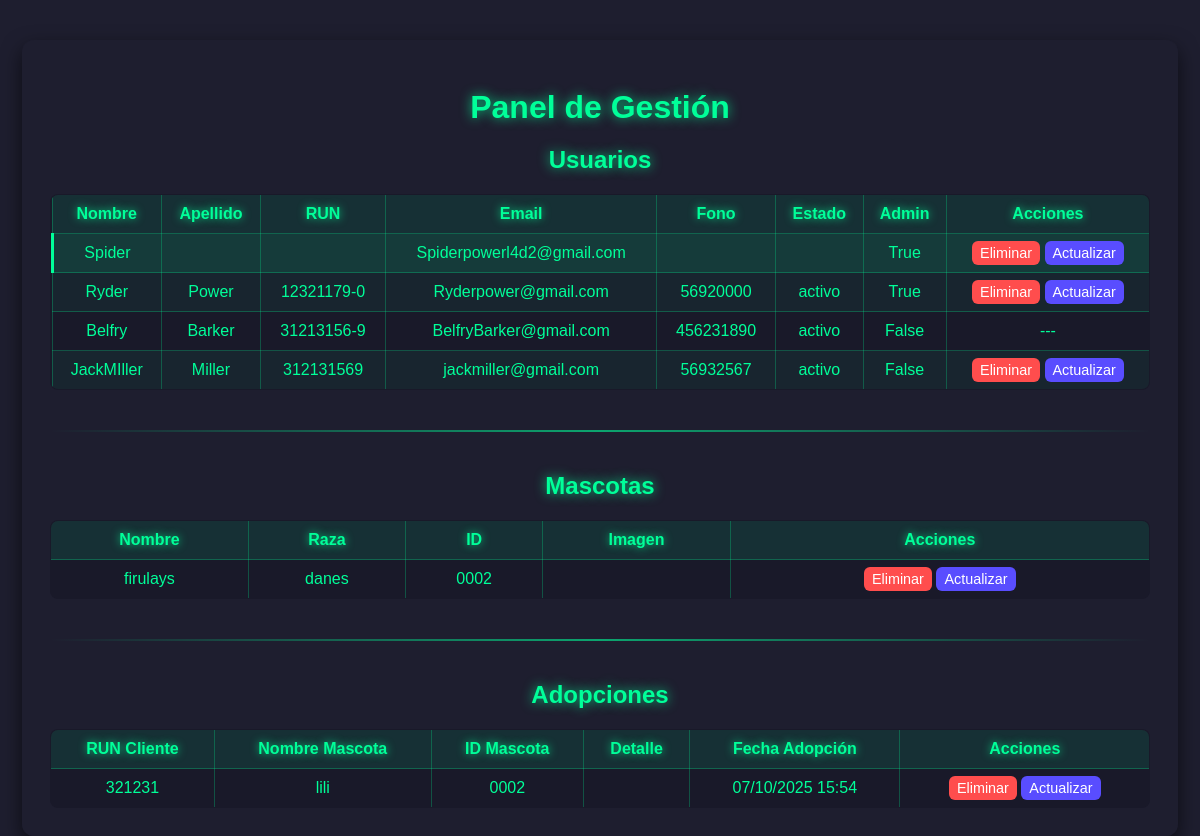
/listas/ (signed in), run on the app's committed database.
### PDCApp1/models.py (models this page shows, shortened)
class Profile(models.Model):
    ESTADO_CHOICES = [
        ('activo', 'Activo'),
        ('inactivo', 'Inactivo')
    ]
    user = models.OneToOneField(User, on_delete=models.CASCADE)
    run = models.CharField(max_length=12, unique=True, default="")  # NUEVO CAMPO
    apellido = models.CharField(max_length=50, default="")  # NUEVO CAMPO
    fono = models.CharField(max_length=20, blank=True, null=True)
    estado = models.CharField(max_length=10, choices=ESTADO_CHOICES, blank=True, null=True)

class Mascota(models.Model):
    nombre = models.CharField(max_length=100)
    raza = models.CharField(max_length=100)
    identificacion = models.CharField(max_length=50, unique=True, default="0000")
    imagen = models.ImageField(upload_to='images/', blank=True, null=True)

class Adopcion(models.Model):
    run_cliente = models.CharField(max_length=20)
    nombre_mascota = models.CharField(max_length=100)
    id_mascota = models.CharField(max_length=50)
    detalle = models.TextField(default="Sin detalle")
    fecha_adopcion = models.DateTimeField(default=timezone.now)

### PDCApp1/views.py (the view)
# urls.py: path("listas/", views.listas, name="listas"),
@login_required
def listas(request):
    users = User.objects.all()
    profiles = Profile.objects.all()
    user_profiles = []
    profiles_dict = {p.user.id: p for p in profiles}
    for user in users:
        profile = profiles_dict.get(user.id)
        user_profiles.append((user, profile))
    mascotas = Mascota.objects.all()
    adopciones = Adopcion.objects.all().order_by('-fecha_adopcion')  # <-- añadimos adopciones
    return render(request, 'mascotas/listas.html', {
        'user_profiles': user_profiles,
        'mascotas': mascotas,
        'adopciones': adopciones  # <-- pasamos al template
    })

### templates/mascotas/listas.html (shortened to what this page needs)
{% load static %}
<!DOCTYPE html>
<html lang="es">
<head>
  <link rel="stylesheet" href="{% static 'CSS/styles.css' %}">
</head>
<body>
<div class="main-card">
  <h1>Panel de Gestión</h1>
  <h2>Usuarios</h2>
  <div class="table-responsive">
    <table class="table">
      <thead>
        <tr>
          <th>Nombre</th>
          <th>Apellido</th>
          <th>RUN</th>
          <th>Email</th>
          <th>Fono</th>
          <th>Estado</th>
          <th>Admin</th>
          <th>Acciones</th>
        </tr>
      </thead>
      <tbody>
        {% for user, profile in user_profiles %}
        <tr {% if not user.username or not user.email or not profile or not profile.fono or not profile.estado %} class="incomplete" {% endif %}>
          <td>{{ user.username|default_if_none:"" }}</td>
          <td>{{ profile.apellido|default_if_none:"" }}</td>
          <td>{{ profile.run|default_if_none:"" }}</td>
          <td>{{ user.email|default_if_none:"" }}</td>
          <td>{{ profile.fono|default_if_none:"" }}</td>
          <td>{{ profile.estado|default_if_none:"" }}</td>
          <td>{{ user.is_staff }}</td>
          <td>
            {% if request.user.id != user.id %}
              <a href="{% url 'eliminar_usuario' user.id %}" class="btn-eliminar" onclick="return confirm('¿Eliminar este usuario?');">Eliminar</a>
              <a href="{% url 'actualizar_usuario' user.id %}" class="btn-actualizar">Actualizar</a>
            {% else %}
              ---
            {% endif %}
          </td>
        </tr>
        {% endfor %}
      </tbody>
    </table>
  </div>
  <hr>
  <h2>Mascotas</h2>
  <div class="table-responsive">
    <table class="table">
      <thead>
        <tr>
          <th>Nombre</th>
          <th>Raza</th>
          <th>ID</th>
          <th>Imagen</th>
          <th>Acciones</th>
        </tr>
      </thead>
      <tbody>
        {% for mascota in mascotas %}
        <tr>
          <td>{{ mascota.nombre|default_if_none:"" }}</td>
          <td>{{ mascota.raza|default_if_none:"" }}</td>
          <td>{{ mascota.identificacion|default_if_none:"" }}</td>
          <td>{{ mascota.imagen.name|default_if_none:"(sin imagen)" }}</td>
          <td>
            <a href="{% url 'eliminar_mascota' mascota.id %}" class="btn-eliminar" onclick="return confirm('¿Eliminar esta mascota?');">Eliminar</a>
            <a href="{% url 'actualizar_mascota' mascota.id %}" class="btn-actualizar">Actualizar</a>
          </td>
        </tr>
        {% endfor %}
      </tbody>
    </table>
  </div>
  <hr>
  <h2>Adopciones</h2>
  <div class="table-responsive">
    <table class="table table-bordered table-striped text-light">
      <thead>
        <tr>
          <th>RUN Cliente</th>
          <th>Nombre Mascota</th>
          <th>ID Mascota</th>
          <th>Detalle</th>
          <th>Fecha Adopción</th>
          <th>Acciones</th>
        </tr>
      </thead>
      <tbody>
        {% for adopcion in adopciones %}
        <tr>
          <td>{{ adopcion.run_cliente }}</td>
          <td>{{ adopcion.nombre_mascota }}</td>
          <td>{{ adopcion.id_mascota }}</td>
          <td>{{ adopcion.detalle }}</td>
          <td>{{ adopcion.fecha_adopcion|date:"d/m/Y H:i" }}</td>
          <td class="text-center">
              <a href="{% url 'eliminar_adopcion' adopcion.id %}" class="btn-eliminar" onclick="return confirm('¿Estás seguro de eliminar esta adopción?');">Eliminar</a>
              <a href="{% url 'actualizar_adopcion' adopcion.id %}" class="btn-actualizar">Actualizar</a>
          </td>
        </tr>
        {% empty %}
        <tr>
          <td colspan="6">No hay adopciones registradas.</td>
        </tr>
        {% endfor %}
      </tbody>
    </table>
  </div>
</body>
</html>

### static/CSS/styles.css (style rules this page uses)
:root { --futuristic-bg: #1e1e2f; --futuristic-text: #00ff99; --futuristic-dark: #2a2a40; --futuristic-shadow: rgba(0,255,153,0.8); --futuristic-font: 'Orbitron', sans-serif; --classic-bg: #fff; --classic-text: #333; --classic-primary: #007bff; --classic-font: Arial, sans-serif; }
html, body { height: 100%; margin: 0; padding: 0; font-family: var(--futuristic-font); background-color: var(--futuristic-bg); color: var(--futuristic-text); }
.main-card { max-width: 1100px; margin: 40px auto 60px; padding: 28px; background: rgba(30,30,47,0.98); border-radius: 12px; box-shadow: 0 8px 20px rgba(0,0,0,0.6); text-align: center; color: var(--futuristic-text); }
.main-card h1, .main-card h2 { margin-bottom: 20px; color: var(--futuristic-text); text-shadow: 0 0 12px var(--futuristic-shadow); }
.incomplete { background-color: rgba(0, 255, 153, 0.15); border-left: 4px solid var(--futuristic-text); }
.btn-eliminar { background-color: #ff4d4d; color: white; border-radius: 6px; padding: 4px 8px; font-size: 0.9rem; }
.btn-actualizar { background-color: #594dff; color: white; border-radius: 6px; padding: 4px 8px; font-size: 0.9rem; }
.table { width: 100%; border-collapse: collapse; margin-top: 20px; background: rgba(25, 25, 40, 0.9); border: 1px solid rgba(0, 255, 153, 0.4); border-radius: 8px; overflow: hidden; }
.table th, .table td { border: 1px solid rgba(0, 255, 153, 0.25); padding: 10px; text-align: center; color: var(--futuristic-text); }
.table th { background-color: rgba(0, 255, 153, 0.1); text-shadow: 0 0 8px var(--futuristic-shadow); }
.table tr:nth-child(even) { background-color: rgba(0, 255, 153, 0.05); }
.table td a { text-decoration: none; }
hr { border: 0; height: 2px; background: linear-gradient(to right, transparent, rgba(0,255,153,0.6), transparent); margin: 40px 0; }

### data on the page
Mascota: nombre "firulays", raza "danes", identificacion "0002"
Adopcion: run_cliente "321231", nombre_mascota "lili", id_mascota "0002", fecha_adopcion "07/10/2025 15:54"

### other printed values
{{ user.username|default_if_none:"" }} "Spider"
{{ user.email|default_if_none:"" }} "Spiderpowerl4d2@gmail.com"
{{ user.is_staff }} "True"
{{ user.username|default_if_none:"" }} "Ryder"
{{ profile.apellido|default_if_none:"" }} "Power"
{{ profile.run|default_if_none:"" }} "12321179-0"
{{ user.email|default_if_none:"" }} "Ryderpower@gmail.com"
{{ profile.fono|default_if_none:"" }} "56920000"
{{ profile.estado|default_if_none:"" }} "activo"
{{ user.username|default_if_none:"" }} "Belfry"
{{ profile.apellido|default_if_none:"" }} "Barker"
{{ profile.run|default_if_none:"" }} "31213156-9"
{{ user.email|default_if_none:"" }} "BelfryBarker@gmail.com"
{{ profile.fono|default_if_none:"" }} "456231890"
{{ user.is_staff }} "False"
